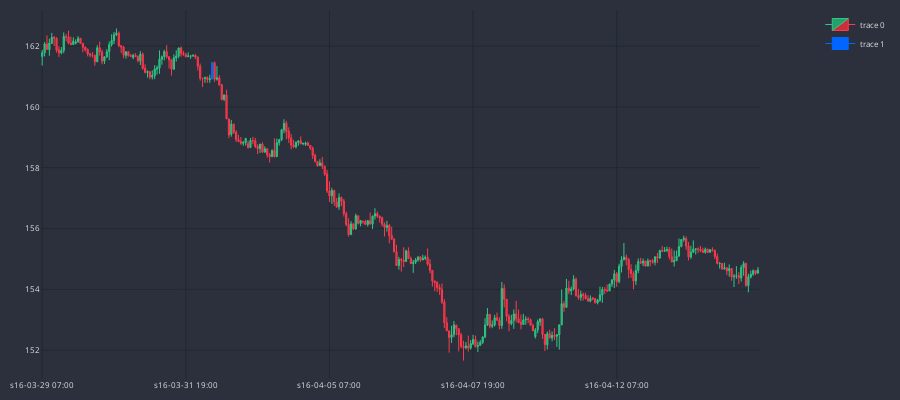

The code cell stored with this chart in its notebook:
### Code cell
MARKER = '#0066FF'
dfp = df_an.iloc[1400:1700]
cp = CandlePlot(dfp, candles=True)
df_temp = cp.df_plot[cp.df_plot.MARUBOZU == True]
cp.fig.add_trace(go.Candlestick(
                x = df_temp.sTime,
                open = df_temp.mid_o,
                high = df_temp.mid_h,
                low = df_temp.mid_l,
                close = df_temp.mid_c,
                line=dict(width=1), opacity=1,
                increasing_fillcolor=MARKER,
                decreasing_fillcolor=MARKER,
                increasing_line_color=MARKER,
                decreasing_line_color=MARKER
            ))

cp.show_plot()

### Figure 1 — Plotly figure (JSON) as saved in the notebook; plotly's stock layout.template omitted (floating-point values rounded to 4 significant figures; data arrays with more than 128 entries replaced by an {"elided": "..."} marker saying what was removed)
{"data": [{"close": {"elided": "300 float values"}, "decreasing": {"fillcolor": "#CC2E3C", "line": {"color": "#FF3A4C"}}, "high": {"elided": "300 float values"}, "increasing": {"fillcolor": "#24A06B", "line": {"color": "#2EC886"}}, "line": {"width": 1}, "low": {"elided": "300 float values"}, "opacity": 1, "open": {"elided": "300 float values"}, "type": "candlestick", "x": {"elided": "300 str values"}}, {"close": [161.4], "decreasing": {"fillcolor": "#0066FF", "line": {"color": "#0066FF"}}, "high": [161.4], "increasing": {"fillcolor": "#0066FF", "line": {"color": "#0066FF"}}, "line": {"width": 1}, "low": [160.9], "opacity": 1, "open": [160.9], "type": "candlestick", "x": ["s16-04-01 06:00"]}], "layout": {"font": {"color": "#e1e1e1", "size": 8}, "height": 400, "margin": {"b": 10, "l": 10, "r": 10, "t": 10}, "paper_bgcolor": "#2c303c", "plot_bgcolor": "#2c303c", "width": 900, "xaxis": {"anchor": "y", "domain": [0, 0.94], "gridcolor": "#1f292f", "nticks": 5, "rangeslider": {"visible": false}}, "yaxis": {"anchor": "x", "domain": [0, 1], "gridcolor": "#1f292f"}, "yaxis2": {"anchor": "x", "gridcolor": "#1f292f", "overlaying": "y", "side": "right"}}}
